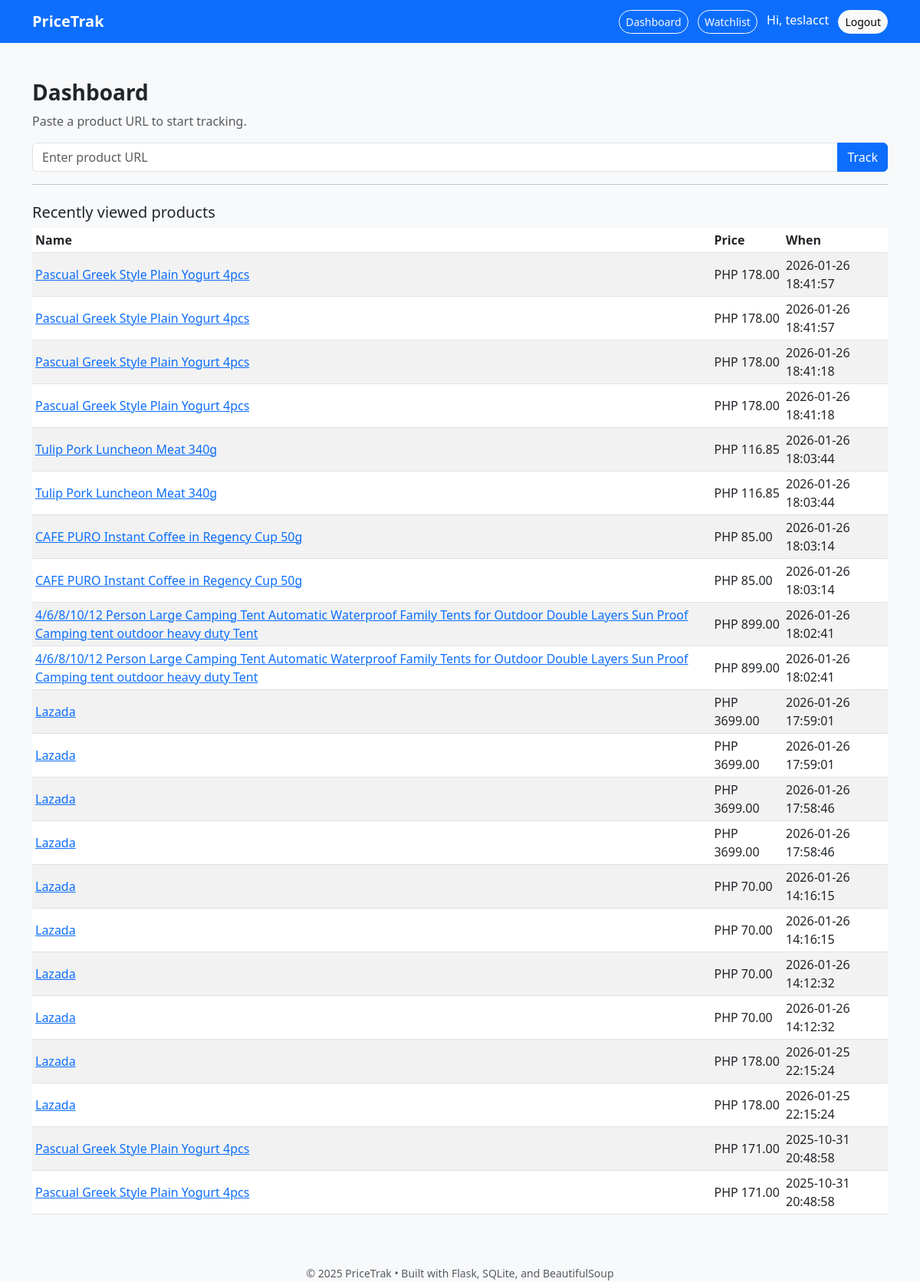
The app's page /dashboard (signed in) with its own data.
### models.py (models this page shows, shortened)
class User(Base):
    __tablename__ = 'users'
    id = Column(Integer, primary_key=True)
    email = Column(String(255), unique=True, nullable=False)
    username = Column(String(100), unique=True, nullable=False)
    password_hash = Column(String(255), nullable=False)
    matrix = Column(Text, nullable=True, default='[]')
    created_at = Column(DateTime, default=datetime.now)
    watchlist_items = relationship('Watchlist', back_populates='user', cascade='all, delete-orphan')
    def get_matrix(self):
        if not self.matrix:
            return []
        try:
            return json.loads(self.matrix)
        except Exception:
            return []

class VisitHistory(Base):
    __tablename__ = 'visit_history'
    id = Column(Integer, primary_key=True)
    user_id = Column(Integer, ForeignKey('users.id'), nullable=False)
    name = Column(String(500), nullable=False)
    url = Column(String(1000), nullable=False)
    price = Column(Float)
    currency = Column(String(10))
    created_at = Column(DateTime, default=datetime.now)
    user = relationship('User', backref='visit_history')

### app.py (the view)
@app.route('/dashboard')
def dashboard():
    db = Session()
    user = current_user(db)
    if not user:
        return redirect(url_for('login_page'))
    visits = db.query(VisitHistory).filter_by(user_id=user.id).order_by(VisitHistory.created_at.desc()).limit(100).all()
    return render_template('dashboard.html', user=user, visits=visits)

### app.py (called while the page is built)
def current_user(db):
    uid = flask_session.get('uid')
    if not uid:
        return None
    user = db.query(User).get(uid)
    try:
        if user is not None and hasattr(user, 'get_matrix'):
            user.matrix_obj = user.get_matrix()
    except Exception:
        user.matrix_obj = None
    return user

### templates/dashboard.html (shortened to what this page needs)
{% extends 'base.html' %}
{% block content %}
  <h3 class="fw-bold">Dashboard</h3>
  <p class="text-muted">Paste a product URL to start tracking.</p>
  <form action="/track" method="POST" class="mt-3">
    <div class="input-group mb-3">
      <input type="url" class="form-control" name="url" placeholder="Enter product URL" required>
      <button class="btn btn-primary" type="submit">Track</button>
    </div>
  </form>
  <hr />
  <h5 class="mt-4">Recently viewed products</h5>
  {% if not visits %}
    <p class="text-muted">No recent views yet. View products to populate this list.</p>
  {% else %}
    <div class="table-responsive">
      <table class="table table-sm table-striped align-middle">
        <thead>
          <tr>
            <th>Name</th>
            <th>Price</th>
            <th>When</th>
          </tr>
        </thead>
        <tbody>
          {% for v in visits %}
            <tr>
              <td><a href="{{ v.url }}">{{ v.name }}</a></td>
              <td>{{ v.currency or '' }} {{ '%.2f'|format(v.price or 0) }}</td>
              <td>{{ v.created_at.strftime('%Y-%m-%d %H:%M:%S') }}</td>
            </tr>
          {% endfor %}
        </tbody>
      </table>
    </div>
  {% endif %}
{% endblock %}

### templates/base.html (shortened to what this page needs)
<!DOCTYPE html>
<html lang="en">
<head>
  <link href="https://cdn.jsdelivr.net/npm/bootstrap@5.3.0/dist/css/bootstrap.min.css" rel="stylesheet">
  <link rel="stylesheet" href="/styles.css">
</head>
<body class="bg-light">
  <nav class="navbar navbar-expand-lg navbar-dark bg-primary">
    <div class="container">
      <a class="navbar-brand fw-bold" href="/">PriceTrak</a>
      <div>
        {% if user %}
          <a class="btn btn-outline-light btn-sm me-2" href="/dashboard">Dashboard</a>
          <a class="btn btn-outline-light btn-sm me-2" href="/watchlist">Watchlist</a>
          <span class="text-white me-2">Hi, {{ user.username }}</span>
          <a class="btn btn-light btn-sm" href="/logout">Logout</a>
        {% else %}
          <a class="btn btn-light btn-sm me-2" href="/login">Login</a>
          <a class="btn btn-outline-light btn-sm" href="/signup">Sign up</a>
        {% endif %}
      </div>
    </div>
  </nav>
  <div class="container mt-5">
    {% block content %}{% endblock %}
    <footer class="mt-5 text-muted text-center">
      <small>&copy; 2025 PriceTrak • Built with Flask, SQLite, and BeautifulSoup</small>
    </footer>
  </div>
</body>
</html>

### styles.css (style rules this page uses)
body { scroll-behavior: smooth; }
.navbar .btn { border-radius: 999px; }

### records on screen
User: username "teslacct"
VisitHistory: name "Pascual Greek Style Plain Yogurt 4pcs", currency "PHP", price "178.00", created_at "2026-01-26 18:41:57"
VisitHistory: name "Pascual Greek Style Plain Yogurt 4pcs", currency "PHP", price "178.00", created_at "2026-01-26 18:41:57"
VisitHistory: name "Pascual Greek Style Plain Yogurt 4pcs", currency "PHP", price "178.00", created_at "2026-01-26 18:41:18"
VisitHistory: name "Pascual Greek Style Plain Yogurt 4pcs", currency "PHP", price "178.00", created_at "2026-01-26 18:41:18"
VisitHistory: name "Tulip Pork Luncheon Meat 340g", currency "PHP", price "116.85", created_at "2026-01-26 18:03:44"
VisitHistory: name "Tulip Pork Luncheon Meat 340g", currency "PHP", price "116.85", created_at "2026-01-26 18:03:44"
VisitHistory: name "CAFE PURO Instant Coffee in Regency Cup 50g", currency "PHP", price "85.00", created_at "2026-01-26 18:03:14"
VisitHistory: name "CAFE PURO Instant Coffee in Regency Cup 50g", currency "PHP", price "85.00", created_at "2026-01-26 18:03:14"
VisitHistory: name "4/6/8/10/12 Person Large Camping Tent Automatic Waterproof Family Tents for Outdoor Double Layers Sun Proof Camping tent outdoor heavy duty Tent", currency "PHP", price "899.00", created_at "2026-01-26 18:02:41"
VisitHistory: name "4/6/8/10/12 Person Large Camping Tent Automatic Waterproof Family Tents for Outdoor Double Layers Sun Proof Camping tent outdoor heavy duty Tent", currency "PHP", price "899.00", created_at "2026-01-26 18:02:41"
VisitHistory: name "Lazada", currency "PHP", price "3699.00", created_at "2026-01-26 17:59:01"
VisitHistory: name "Lazada", currency "PHP", price "3699.00", created_at "2026-01-26 17:59:01"
VisitHistory: name "Lazada", currency "PHP", price "3699.00", created_at "2026-01-26 17:58:46"
VisitHistory: name "Lazada", currency "PHP", price "3699.00", created_at "2026-01-26 17:58:46"
VisitHistory: name "Lazada", currency "PHP", price "70.00", created_at "2026-01-26 14:16:15"
VisitHistory: name "Lazada", currency "PHP", price "70.00", created_at "2026-01-26 14:16:15"
VisitHistory: name "Lazada", currency "PHP", price "70.00", created_at "2026-01-26 14:12:32"
VisitHistory: name "Lazada", currency "PHP", price "70.00", created_at "2026-01-26 14:12:32"
VisitHistory: name "Lazada", currency "PHP", price "178.00", created_at "2026-01-25 22:15:24"
VisitHistory: name "Lazada", currency "PHP", price "178.00", created_at "2026-01-25 22:15:24"
VisitHistory: name "Pascual Greek Style Plain Yogurt 4pcs", currency "PHP", price "171.00", created_at "2025-10-31 20:48:58"
VisitHistory: name "Pascual Greek Style Plain Yogurt 4pcs", currency "PHP", price "171.00", created_at "2025-10-31 20:48:58"
